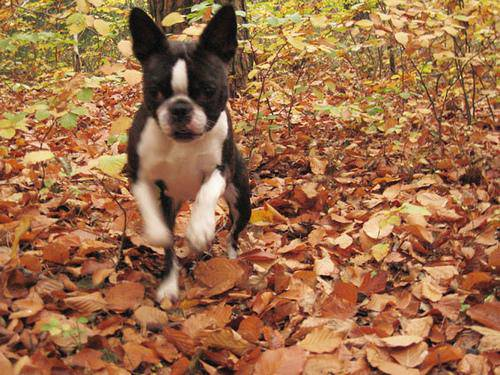
#> input picture nn/conv/dogbreeddataaugmenter/original_data/000bec180eb18c7604dcecc8fe0dba07.jpg, 500 x 375 px, found by its file name; its folder holds only this picture in this run
$ python imageaugmenter.py
#> lines starting #> are read from the running program, lines starting #| are printed output that depends on the picture
import cv2
import uuid
import os
import numpy as np

def rotate(image, angle=90, scale=1.0):
    '''
    Rotate the image
    :param image: image to be processed
    :param angle: Rotation angle in degrees. Positive values mean counter-clockwise rotation (the coordinate origin is assumed to be the top-left corner).
    :param scale: Isotropic scale factor.
    '''
    w = image.shape[1]
    h = image.shape[0]
    # rotate matrix
    M = cv2.getRotationMatrix2D((w / 2, h / 2), angle, scale)

    # rotate
    image = cv2.warpAffine(image, M, (w, h))
    return image

def flip(image, vflip=False, hflip=False):
        '''
        Flip the image
        :param image: image to be processed
        :param vflip: whether to flip the image vertically
        :param hflip: whether to flip the image horizontally
        '''
        if hflip or vflip:
            if hflip and vflip:
                c = -1
            else:
                c = 0 if vflip else 1
            image = cv2.flip(image, flipCode=c)
        return image

source_dir = r'C:\work\ml\work\cypherlabsimagesearch\nn\conv\dogbreeddataaugmenter\original_data'
save_dir = r'C:\work\ml\work\cypherlabsimagesearch\nn\conv\dogbreeddataaugmenter\augmeneted_data'

for filename in os.listdir(source_dir):
    image = cv2.imread(os.path.join(source_dir, filename))
#> image is the input picture: shape (375, 500, 3); mean B, G, R 72.3, 109.2, 157.4
    img = image.copy()
    #img_flip = self.flip(img, vflip=True, hflip=False)
    for angle in np.arange(0, 360, 90):
        img_rot = rotate(img, angle=-angle)
        #cv2.imwrite(save_dir+'%s' %str(uuid.uuid1())+'.jpg', img_rot)
        img_flip_vertical = flip(img_rot, vflip=True, hflip=False)
        img_flip_horizontal = flip(img_rot, vflip=False, hflip=True)
        cv2.imwrite(os.path.join(save_dir, str(uuid.uuid1())+'_rot.jpg'), img_rot)
        cv2.imwrite(os.path.join(save_dir, str(uuid.uuid1()) + '_vertical_flip.jpg'), img_flip_vertical)
        cv2.imwrite(os.path.join(save_dir, str(uuid.uuid1()) + '_horizontal_flip.jpg'), img_flip_horizontal)
#> this loop made 4 passes
#> M in rotate on passes 1 to 4: [[1, 0, 0], [0, 1, 0]], [[6.12e-17, -1, 437.5], [1, 6.12e-17, -62.5]], [[-1, -1.22e-16, 500], [1.22e-16, -1, 375]], [[-1.84e-16, 1, 62.5], [-1, -1.84e-16, 437.5]]
#> pass 1, in flip, `image = cv2.flip(image, flipCode=c)`:
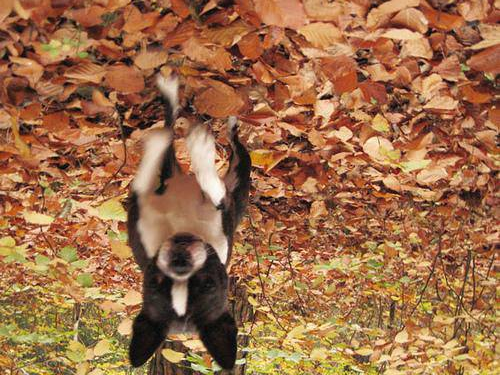
#> image: shape (375, 500, 3); mean of channels 0, 1, 2 72.3, 109.2, 157.4; drawn as B, G, R
#> pass 1, in flip (call 2), `image = cv2.flip(image, flipCode=c)`:
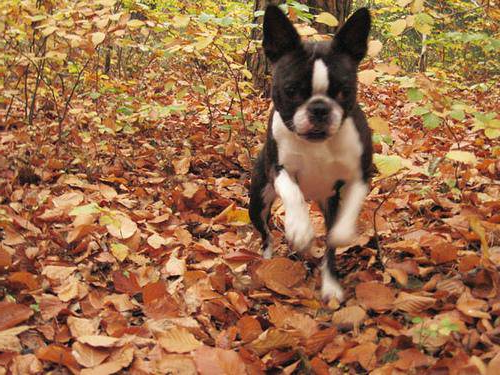
#> image: shape (375, 500, 3); mean of channels 0, 1, 2 72.3, 109.2, 157.4; drawn as B, G, R
#> pass 2, in rotate (call 2), `image = cv2.warpAffine(image, M, (w, h))`:
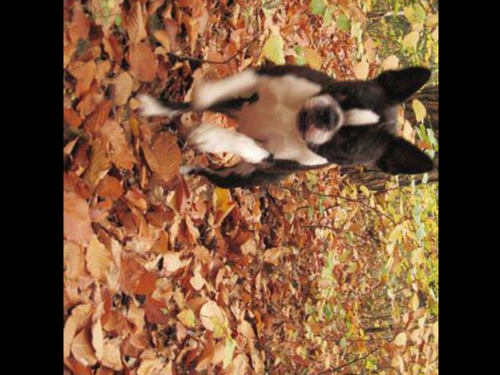
#> image: shape (375, 500, 3); mean B, G, R 55.4, 82.4, 117.7
#> pass 2, in flip (call 3), `image = cv2.flip(image, flipCode=c)`:
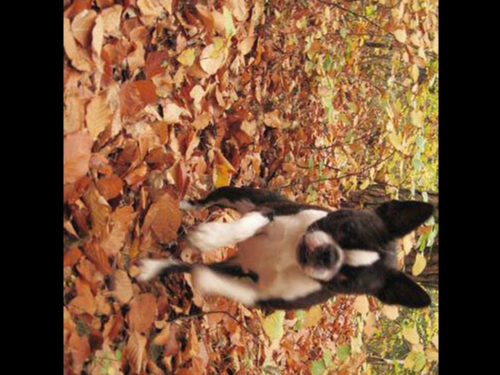
#> image: shape (375, 500, 3); mean of channels 0, 1, 2 55.4, 82.4, 117.7; drawn as B, G, R
#> after the loop:
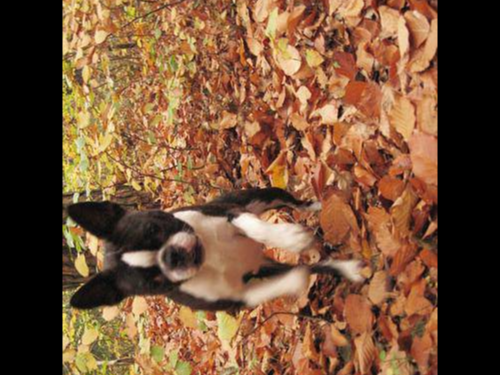
#> img_rot: shape (375, 500, 3); mean B, G, R 55.5, 82.4, 117.8

# [6 lines of commented-out code are left out]
